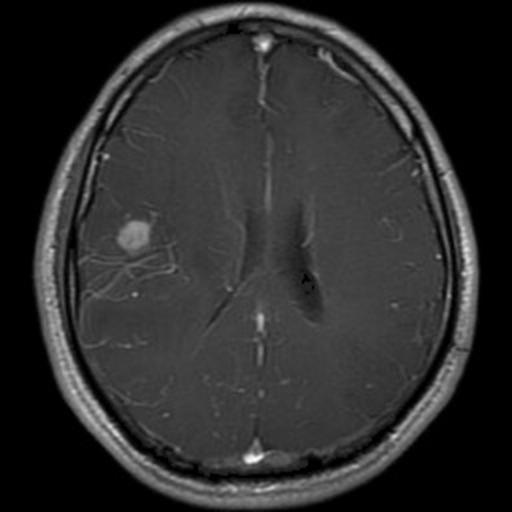
#> input picture Bangladeshi Brain Cancer - MRI Dataset/Brain MRI/Raw Data/Raw/Glioma/glioma (101).jpg, 512 x 512 px, found by its file name; its folder holds only this picture in this run
$ jupyter execute --allow-errors 'Random forest-Brain MRI_Data.ipynb'
#> lines starting #> are read from the running program, lines starting #| are printed output that depends on the picture
#> `img=img.resize(image_size)`:
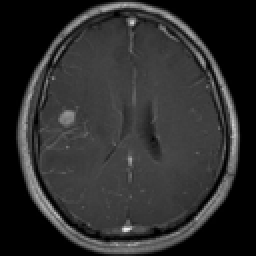
#> img: PIL image 128x128 L (shown 2 times larger); min 0, max 236, mean 45.1
#> `image_array=np.array(img).flatten()/255`: image_array = 16384 values, max 0.925 at index 14655, min 0 at index 0, mean 0.177
[cell 1]
import pandas as pd
import numpy as np
from sklearn.svm import SVC
from sklearn.preprocessing import LabelEncoder,OneHotEncoder,OrdinalEncoder,StandardScaler
from sklearn.metrics import confusion_matrix, ConfusionMatrixDisplay, accuracy_score, precision_score, recall_score, f1_score, roc_curve, precision_recall_curve
from sklearn.model_selection import train_test_split,GridSearchCV
from sklearn.metrics import roc_curve, roc_auc_score
import matplotlib.pyplot as plt
import seaborn as sns
from sklearn.pipeline import Pipeline
from sklearn.compose import ColumnTransformer
from sklearn.impute import SimpleImputer
from sklearn.base import BaseEstimator,TransformerMixin
from sklearn.discriminant_analysis import LinearDiscriminantAnalysis
from PIL import Image
import os
from sklearn.tree import DecisionTreeClassifier
from sklearn.decomposition import PCA
from sklearn.ensemble import RandomForestClassifier

[cell 2]
image_size=(128,128)
data_dir_aug="Brain MRI\\Augmented Data"
data_dir_raw="Brain MRI\\Raw Data\\Raw"
catgories=["Glioma","Meningioma","Normal","Pituitary"]
X=[]
y=[]

#> (a cell that did not finish here is left out)

[cell 4]
len(X[0])
#> Out = 16384

[cell 5]
train_x,test_x,train_y,test_y=train_test_split(X,y,test_size=0.2,random_state=42)
#> train_x = 1 item; test_x = 1 item; train_y = [0]; test_y = [1]

[cell 6]
rft_mdl=RandomForestClassifier(random_state=42,n_estimators=100)

[cell 7]
rft_mdl.fit(train_x,train_y)

[cell 8]
# plt.barh(range(train_x.shape[1]), dst_mdl.feature_importances_)
# plt.show()

[cell 9]
# param_grid = {
#     'solver': ['svd', 'lsqr', 'eigen'],
#     'shrinkage': ['auto', None]
# }

[cell 10]
# [5 lines of commented-out code are left out]

[cell 11]
rft_mdl.score(train_x,train_y)
#> Out = 1

[cell 12]
rft_mdl.score(test_x,test_y)
#> Out = 0

## Test score of model by varing the value Hyperparameters in model
| n_estimators  | Model    | test score    |
|---------    |-----      |----------|
| 100       | randomforest clasifir     | 0.8970   |
| 50        | randomforest clasifir     | 0.8837  |
| 500        | randomforest clasifir     | 0.8837  |

[cell 13]
le=LabelEncoder()
le.fit_transform(catgories)

[cell 14]
train_y_pred=rft_mdl.predict(train_x)
#> train_y_pred = [0]
test_y_pred=rft_mdl.predict(test_x)
#> test_y_pred = [0]

[cell 15]
cm=confusion_matrix(train_y,train_y_pred)
#> cm = [1]
#> (the rest of this cell did not finish here and is left out)

[cell 16]
# Calculate performance metrics for training set
train_accuracy = accuracy_score(train_y, train_y_pred)
#> train_accuracy = 1
train_precision = precision_score(train_y, train_y_pred,average='micro')
#> train_precision = 1
train_recall = recall_score(train_y, train_y_pred,average='micro')
#> train_recall = 1
train_f1 = f1_score(train_y, train_y_pred,average='micro')
#> train_f1 = 1
train_precision = precision_score(train_y, train_y_pred,average='macro')
train_recall = recall_score(train_y, train_y_pred,average='macro')
train_f1 = f1_score(train_y, train_y_pred,average='macro')

# Calculate performance metrics for test set
test_accuracy = accuracy_score(test_y, test_y_pred)
#> test_accuracy = 0
test_precision = precision_score(test_y, test_y_pred,average='micro')
#> test_precision = 0
test_recall = recall_score(test_y, test_y_pred,average='micro')
#> test_recall = 0
test_f1 = f1_score(test_y, test_y_pred,average='micro')
#> test_f1 = 0
test_precision_macro = precision_score(test_y, test_y_pred,average='macro')
#> test_precision_macro = 0
test_recall_macro = recall_score(test_y, test_y_pred,average='macro')
#> test_recall_macro = 0
test_f1_macro = f1_score(test_y, test_y_pred,average='macro')
#> test_f1_macro = 0

[cell 17]
# Print performance metrics
print(f"Training Accuracy: {train_accuracy:.2f}")
#| Training Accuracy: 1.00
print(f"Training Precision: {train_precision:.2f}")
#| Training Precision: 1.00
print(f"Training Recall: {train_recall:.2f}")
#| Training Recall: 1.00
print(f"Training F1-Score: {train_f1:.2f}")
#| Training F1-Score: 1.00
print()
print(f"Test Accuracy: {test_accuracy:.2f}")
#| Test Accuracy: 0.00
print(f"Test Precision: {test_precision:.2f}")
#| Test Precision: 0.00
print(f"Test Recall: {test_recall:.2f}")
#| Test Recall: 0.00
print(f"Test F1-Score: {test_f1:.2f}")
#| Test F1-Score: 0.00
print()
print(f"Test Precision avg=macro: {test_precision_macro:.2f}")
#| Test Precision avg=macro: 0.00
print(f"Test Recall avg=macro: {test_recall_macro:.2f}")
#| Test Recall avg=macro: 0.00
print(f"Test F1-Score avg=macro: {test_f1_macro:.2f}")
#| Test F1-Score avg=macro: 0.00
